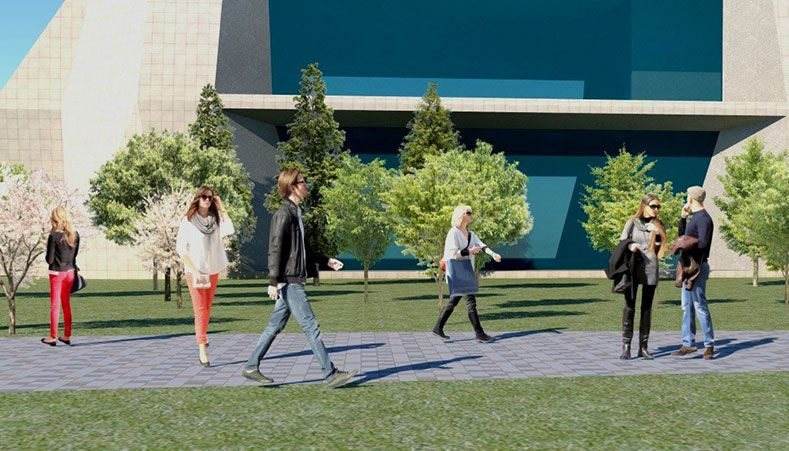
#> input picture img/person.png, 789 x 451 px, found by its file name
$ python hog.py
#> lines starting #> are read from the running program, lines starting #| are printed output that depends on the picture; after the words box and inside, x2 and y2 are one past the last pixel; in counts of white or black regions, pixels touching at a corner belong together
import cv2


img = cv2.imread('./img/person.png')
#> img is the input picture: shape (451, 789, 3); mean B, G, R 113.5, 129.6, 114.8
hog = cv2.HOGDescriptor()
hog.setSVMDetector(cv2.HOGDescriptor_getDefaultPeopleDetector())
# winStride: ウィンドウの移動量，padding: パディング，scale: スケール
hogParams = {'winStride': (8, 8), 'padding': (32, 32), 'scale': 1.05}
human, r = hog.detectMultiScale(img, **hogParams)
#> human = [[17, 189, 90, 180], [590, 197, 93, 187], [652, 197, 88, 176], [411, 171, 101, 202], [241, 162, 99, 199], [146, 167, 111, 221]]; r = [1.98, 1.58, 1.02, 0.791, 0.254, 0.709]
for(x, y, w, h) in human:
    cv2.rectangle(img, (x, y), (x+w, y+h), (0, 50, 255), 3)
#> this loop made 6 passes
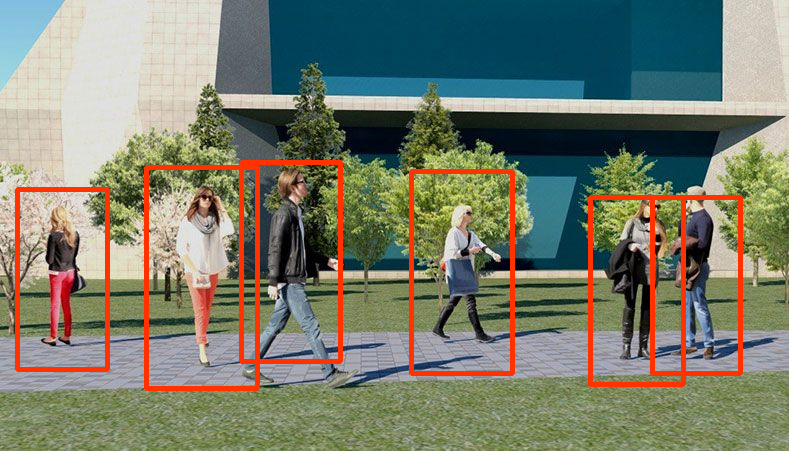
#> img: shape (451, 789, 3); 4.82% of pixels changed, all inside (x1, y1, x2, y2) = (15, 160, 743, 391)

cv2.imwrite('./HOG/hog.png', img)
